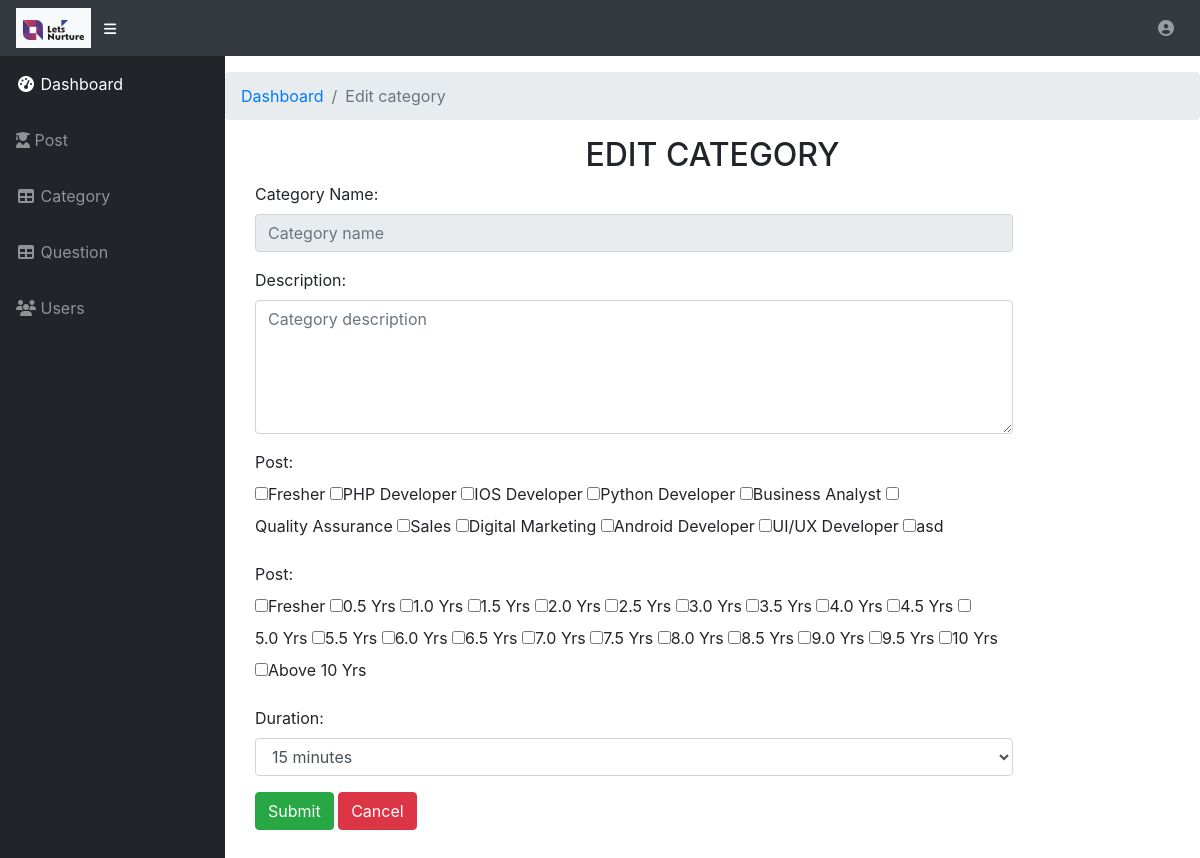
The page /edit-category.php (signed in) on the database its author committed.
### tables this page shows
CREATE TABLE `post` (
  `id` int(11) NOT NULL,
  `post` text NOT NULL,
  `created_at` timestamp NOT NULL DEFAULT CURRENT_TIMESTAMP,
  `updated_at` timestamp NOT NULL DEFAULT CURRENT_TIMESTAMP ON UPDATE CURRENT_TIMESTAMP
);

CREATE TABLE `experience` (
  `id` int(11) NOT NULL,
  `value` varchar(10) NOT NULL,
  `experience` varchar(100) NOT NULL
);

### edit-category.php (the view, shortened to what this page needs)
<?php
include "con.php";
if (isset($_SESSION["username"]) || isset($_COOKIE["username"])) {
  include "header-admin.php";?>
      <div id="content-wrapper">
<ol class="breadcrumb">
            <li class="breadcrumb-item">
              <a href="#">Dashboard</a>
            </li>
            <li class="breadcrumb-item active">Edit category</li>
          </ol>
        <div class="container">
 <h2 style="text-align: center">EDIT CATEGORY</h2>
         <?php $query="select id,category_name,category_des,post,time,exper from category1 where id='".$_REQUEST['id']."'";
         $result=mysqli_query($con,$query);
         $arr=mysqli_fetch_array($result,MYSQLI_BOTH);
         $post=explode(",",$arr['post']);
         $expr=explode(",",$arr['exper']);
         ?>
   <form class="form-horizontal" action="update-category.php" method="post">
  <div class="form-group">
    <label class=" col-sm-2" for="name">Category Name:</label>
    <div class="col-sm-10">
      <input type="text" class="form-control" id="name" name="name" placeholder="Category name" value="<?php echo $arr['category_name']?>" readonly>
    </div>
  </div>
  <div class="form-group">
    <label class="control-label col-sm-2" for="des">Description:</label>
    <div class="col-sm-10">
      <textarea class="form-control" rows="5" id="description" name="description" placeholder="Category description" ><?php echo $arr['category_des']; ?></textarea>
    </div>
  </div>
  <div class="form-group">
    <label class="control-label col-sm-2" for="post">Post:</label>
    <div class="col-sm-10">
      <?php $query="SELECT * FROM post";
                  $result=mysqli_query($con,$query);
                 while ($arr1=mysqli_fetch_array($result,MYSQLI_BOTH)):
            ?>
              <input type="checkbox" name="post[]" <?php if(in_array($arr1['id'], $post)) echo "checked"; ?> value="<?php echo $arr1['id'] ?>"><label><?php echo $arr1['post']; ?></label>
              <?php endwhile; ?>
  </div>
</div>
<div class="form-group">
    <label class="control-label col-sm-2" for="expr">Post:</label>
    <div class="col-sm-10">
      <?php $query="SELECT * FROM experience";
                  $result=mysqli_query($con,$query);
                 while ($arr1=mysqli_fetch_array($result,MYSQLI_BOTH)):
            ?>
              <input type="checkbox" name="expr[]" <?php if(in_array($arr1['id'], $expr)) echo "checked"; ?> value="<?php echo $arr1['id'] ?>"><label><?php echo $arr1['experience']; ?></label>
              <?php endwhile; ?>
  </div>
</div>
  <div class="form-group">
      <label class="control-label col-sm-2" for="time">Duration:</label>
      <div class="col-sm-10">
      <select class="form-control" id="time" name="time">
        <option <?php if($arr['time']=="0.25") echo "selected"; ?> value="0.25">15 minutes</option>
      </select>
  </div>
  </div>
  <div class="form-group">
    <div class="col-sm-offset-2 col-sm-10">
      <input  type="submit" class="btn btn-success"  name="add-btn"value="Submit">
      <a class="btn btn-danger" href="category.php">Cancel</a>
    </div>
  </div>
</form>
        </div>
      </div>
    </div>
<?php
include "footer-admin.php";
}
else
  {
    header("Location: admin-login.php");
  }?>

### css/sb-admin.css (style rules this page uses)
html { position: relative; min-height: 100%; }
body { height: 100%; }
#wrapper #content-wrapper { overflow-x: hidden; width: 100%; padding-top: 1rem; padding-bottom: 80px; }
:root { --input-padding-x: 0.75rem; --input-padding-y: 0.75rem; }

### rows shown on the page
post: post "Fresher"
post: post "PHP Developer"
post: post "IOS Developer"
post: post "Python Developer"
post: post "Business Analyst"
post: post "Quality Assurance"
post: post "Sales"
post: post "Digital Marketing"
post: post "Android Developer"
post: post "UI/UX Developer"
post: post "asd"
experience: experience "Fresher"
experience: experience "0.5 Yrs"
experience: experience "1.0 Yrs"
experience: experience "1.5 Yrs"
experience: experience "2.0 Yrs"
experience: experience "2.5 Yrs"
experience: experience "3.0 Yrs"
experience: experience "3.5 Yrs"
experience: experience "4.0 Yrs"
experience: experience "4.5 Yrs"
experience: experience "5.0 Yrs"
experience: experience "5.5 Yrs"
experience: experience "6.0 Yrs"
experience: experience "6.5 Yrs"
experience: experience "7.0 Yrs"
experience: experience "7.5 Yrs"
experience: experience "8.0 Yrs"
experience: experience "8.5 Yrs"
experience: experience "9.0 Yrs"
experience: experience "9.5 Yrs"
experience: experience "10 Yrs"
experience: experience "Above 10 Yrs"
